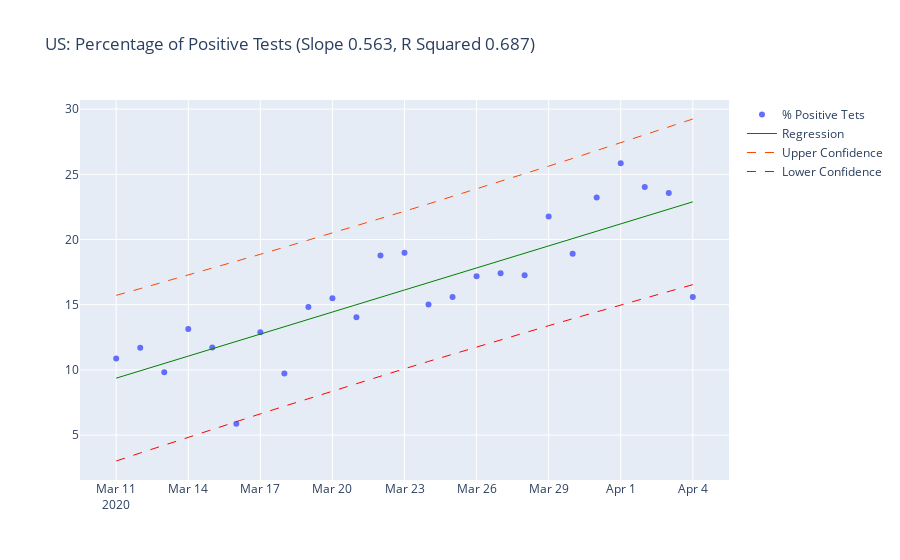

Notebook code for this chart:
### Code cell
#fig = plt.figure()

#sm.graphics.plot_regress_exog(regressionModel, "dayOfYear", fig=fig)


# predictor variable (x) and dependent variable (y)
x = droppedNoise['date']
y = droppedNoise['positiveSaturation']

# Retrieve our confidence interval values
# _ is a dummy variable since we don't actually use it for plotting but need it as a placeholder
# since wls_prediction_std(housing_model) returns 3 values
_, confidence_interval_lower, confidence_interval_upper = wls_prediction_std(regressionModel)



postestfig = go.Figure()
postestfig.update_layout(title_text="US: Percentage of Positive Tests (Slope " + str(round(regressionModel.params['dayOfYear'], 3)) + ", R Squared " + str(round(regressionModel.rsquared, 3)) + ")")




postestfig.add_scatter(x=x, y=droppedNoise['positiveSaturation'], mode='markers', name="% Positive Tets")
postestfig.add_scatter(x=x, y=regressionModel.fittedvalues, line=dict(color='green', width=1), name="Regression")

postestfig.add_trace(go.Scatter(x=x, y=confidence_interval_upper, name="Upper Confidence", line = dict(color='orangered', width=1, dash='dash')))
postestfig.add_trace(go.Scatter(x=x, y=confidence_interval_lower, name="Lower Confidence", line = dict(color='red', width=1, dash='dash')))



postestfig.show()
postestfig.write_image('covid_images/US_Positive_Tests_Over_Time.png')

### Figure 1 — Plotly figure (JSON) as saved in the notebook; plotly's stock layout.template omitted (floating-point values rounded to 4 significant figures)
{"data": [{"mode": "markers", "name": "% Positive Tets", "type": "scatter", "x": ["2020-04-04T00:00:00", "2020-04-03T00:00:00", "2020-04-02T00:00:00", "2020-04-01T00:00:00", "2020-03-31T00:00:00", "2020-03-30T00:00:00", "2020-03-29T00:00:00", "2020-03-28T00:00:00", "2020-03-27T00:00:00", "2020-03-26T00:00:00", "2020-03-25T00:00:00", "2020-03-24T00:00:00", "2020-03-23T00:00:00", "2020-03-22T00:00:00", "2020-03-21T00:00:00", "2020-03-20T00:00:00", "2020-03-19T00:00:00", "2020-03-18T00:00:00", "2020-03-17T00:00:00", "2020-03-16T00:00:00", "2020-03-15T00:00:00", "2020-03-14T00:00:00", "2020-03-13T00:00:00", "2020-03-12T00:00:00", "2020-03-11T00:00:00"], "y": [15.6, 23.56, 24.02, 25.84, 23.22, 18.91, 21.77, 17.26, 17.41, 17.18, 15.59, 15.02, 18.98, 18.78, 14.03, 15.49, 14.82, 9.734, 12.9, 5.875, 11.71, 13.14, 9.824, 11.69, 10.87]}, {"line": {"color": "green", "width": 1}, "name": "Regression", "type": "scatter", "x": ["2020-04-04T00:00:00", "2020-04-03T00:00:00", "2020-04-02T00:00:00", "2020-04-01T00:00:00", "2020-03-31T00:00:00", "2020-03-30T00:00:00", "2020-03-29T00:00:00", "2020-03-28T00:00:00", "2020-03-27T00:00:00", "2020-03-26T00:00:00", "2020-03-25T00:00:00", "2020-03-24T00:00:00", "2020-03-23T00:00:00", "2020-03-22T00:00:00", "2020-03-21T00:00:00", "2020-03-20T00:00:00", "2020-03-19T00:00:00", "2020-03-18T00:00:00", "2020-03-17T00:00:00", "2020-03-16T00:00:00", "2020-03-15T00:00:00", "2020-03-14T00:00:00", "2020-03-13T00:00:00", "2020-03-12T00:00:00", "2020-03-11T00:00:00"], "y": [22.89, 22.33, 21.76, 21.2, 20.64, 20.07, 19.51, 18.95, 18.38, 17.82, 17.26, 16.69, 16.13, 15.57, 15.0, 14.44, 13.88, 13.31, 12.75, 12.19, 11.62, 11.06, 10.49, 9.931, 9.368]}, {"line": {"color": "orangered", "dash": "dash", "width": 1}, "name": "Upper Confidence", "type": "scatter", "x": ["2020-04-04T00:00:00", "2020-04-03T00:00:00", "2020-04-02T00:00:00", "2020-04-01T00:00:00", "2020-03-31T00:00:00", "2020-03-30T00:00:00", "2020-03-29T00:00:00", "2020-03-28T00:00:00", "2020-03-27T00:00:00", "2020-03-26T00:00:00", "2020-03-25T00:00:00", "2020-03-24T00:00:00", "2020-03-23T00:00:00", "2020-03-22T00:00:00", "2020-03-21T00:00:00", "2020-03-20T00:00:00", "2020-03-19T00:00:00", "2020-03-18T00:00:00", "2020-03-17T00:00:00", "2020-03-16T00:00:00", "2020-03-15T00:00:00", "2020-03-14T00:00:00", "2020-03-13T00:00:00", "2020-03-12T00:00:00", "2020-03-11T00:00:00"], "y": [29.24, 28.63, 28.02, 27.42, 26.82, 26.22, 25.63, 25.04, 24.46, 23.88, 23.3, 22.73, 22.17, 21.61, 21.05, 20.5, 19.95, 19.41, 18.87, 18.33, 17.8, 17.27, 16.75, 16.23, 15.72]}, {"line": {"color": "red", "dash": "dash", "width": 1}, "name": "Lower Confidence", "type": "scatter", "x": ["2020-04-04T00:00:00", "2020-04-03T00:00:00", "2020-04-02T00:00:00", "2020-04-01T00:00:00", "2020-03-31T00:00:00", "2020-03-30T00:00:00", "2020-03-29T00:00:00", "2020-03-28T00:00:00", "2020-03-27T00:00:00", "2020-03-26T00:00:00", "2020-03-25T00:00:00", "2020-03-24T00:00:00", "2020-03-23T00:00:00", "2020-03-22T00:00:00", "2020-03-21T00:00:00", "2020-03-20T00:00:00", "2020-03-19T00:00:00", "2020-03-18T00:00:00", "2020-03-17T00:00:00", "2020-03-16T00:00:00", "2020-03-15T00:00:00", "2020-03-14T00:00:00", "2020-03-13T00:00:00", "2020-03-12T00:00:00", "2020-03-11T00:00:00"], "y": [16.54, 16.03, 15.51, 14.98, 14.46, 13.93, 13.39, 12.85, 12.31, 11.76, 11.21, 10.65, 10.09, 9.526, 8.956, 8.381, 7.802, 7.218, 6.631, 6.039, 5.442, 4.842, 4.237, 3.629, 3.016]}], "layout": {"title": {"text": "US: Percentage of Positive Tests (Slope 0.563, R Squared 0.687)"}}}
